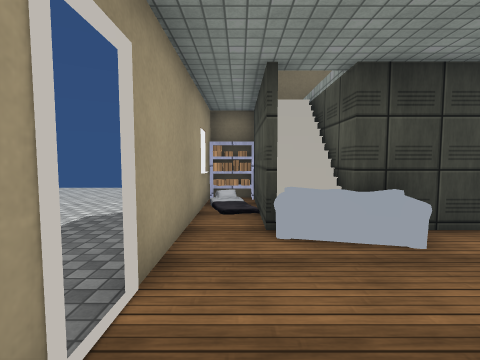
view 1 (above)

24 first-person views from a walk through a scene from a Unity 3-D project. The camera is 1.3 m above the floor, tilts 4° down and sees 85° across. The floor is counted in squares, 1 m on a side. Each view is taken from the middle of a square. On the plan, view 1 faces up. The plan holds only what a view shows up to about 13 squares ahead; the rest is blank. The place goes on beyond the plan. Door leaves are left out, so doorways stand open. Some surface patterns are stand-ins.

view 2
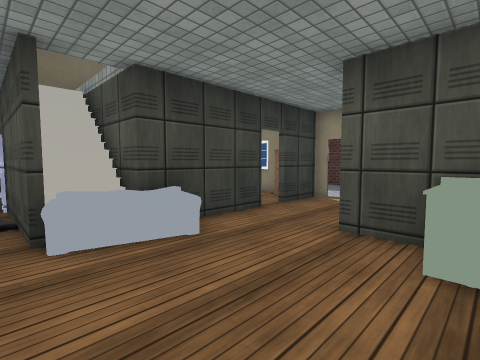

view 3
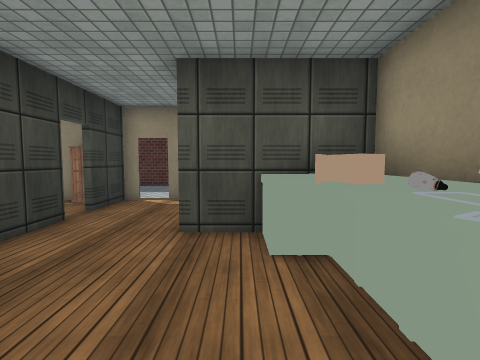

view 4
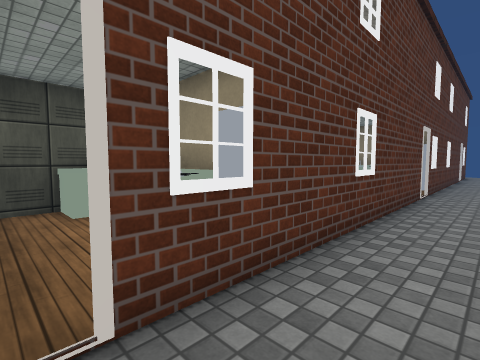

view 5
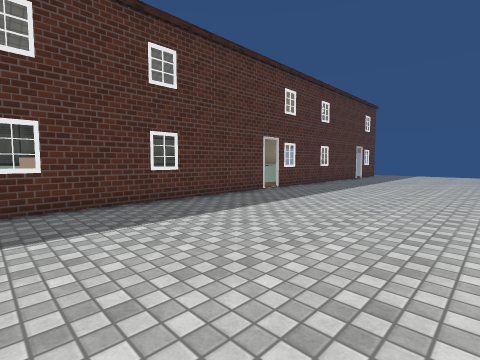

view 6
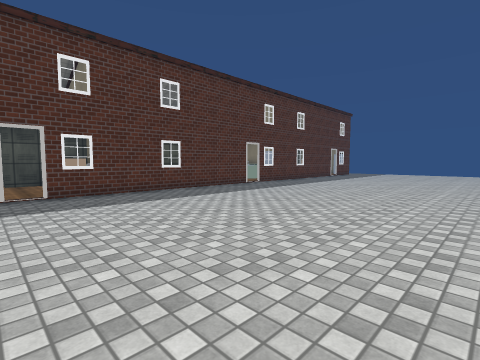

view 7
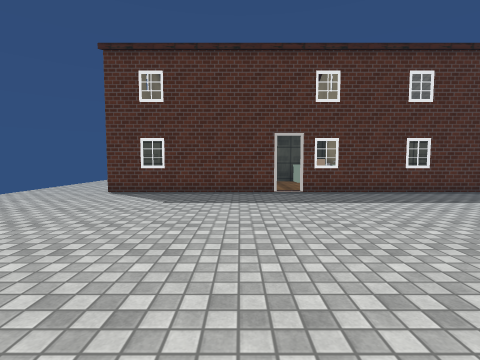

view 8
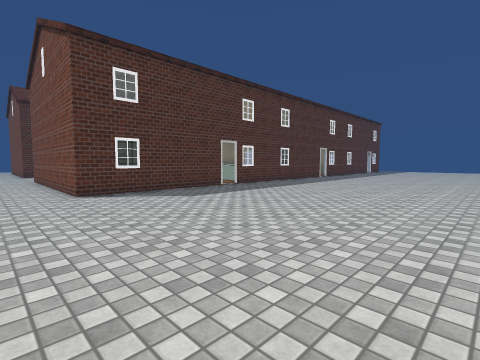

view 9
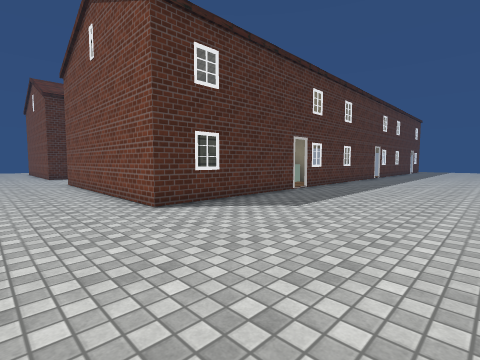

view 10
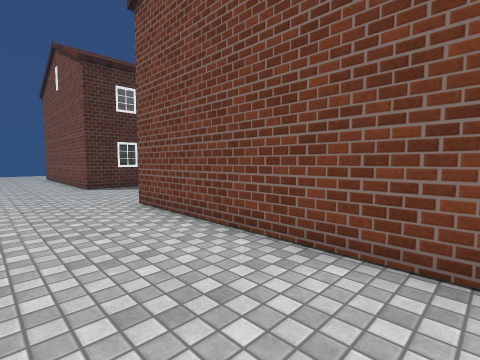

view 11
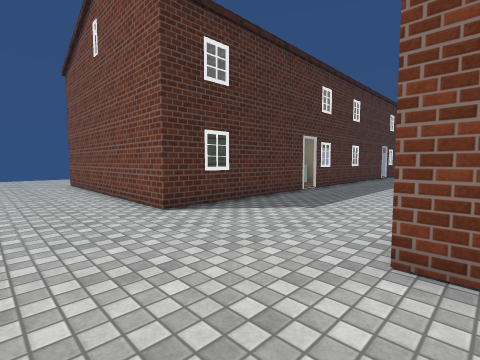

view 12
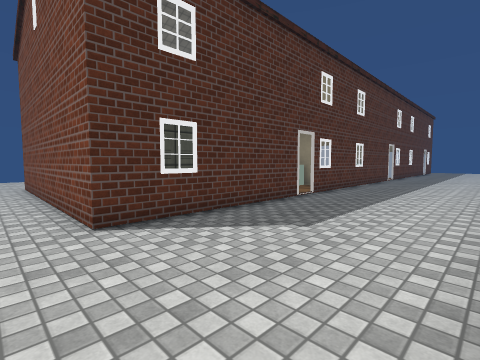

view 13
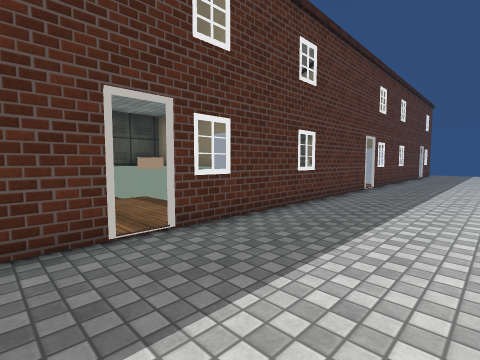

view 14
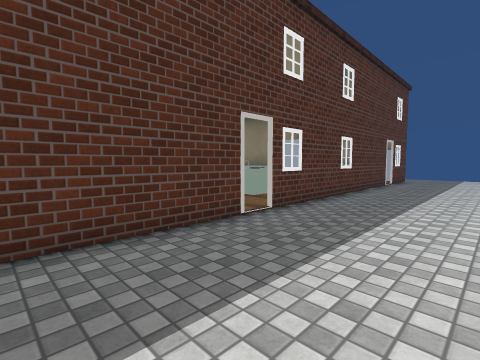

view 15
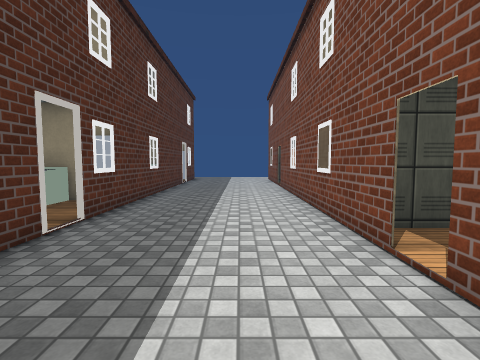

view 16
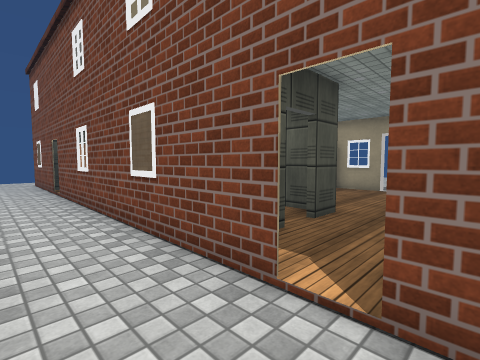

view 17
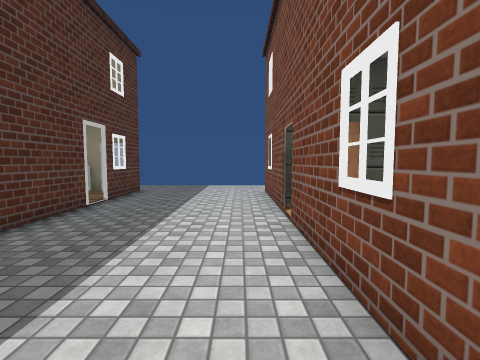

view 18
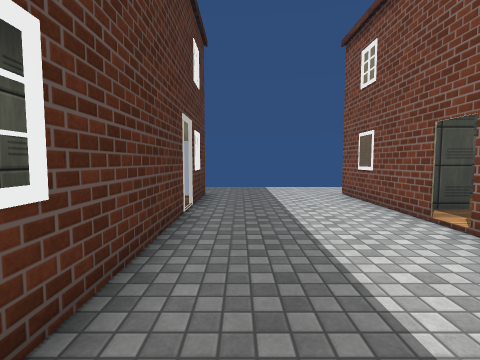

view 19
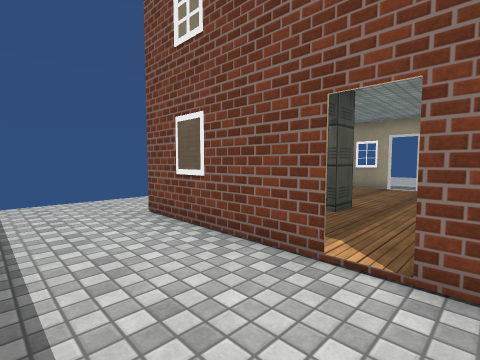

view 20
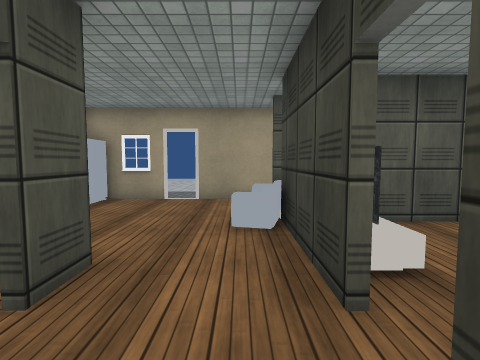

view 21
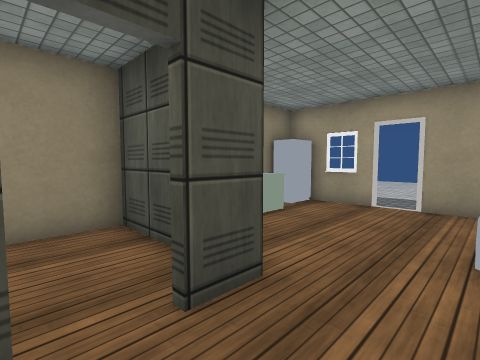

view 22
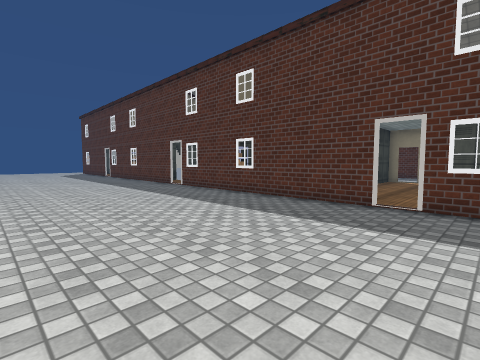

view 23
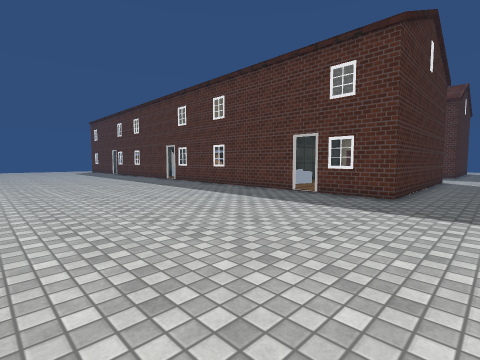

view 24
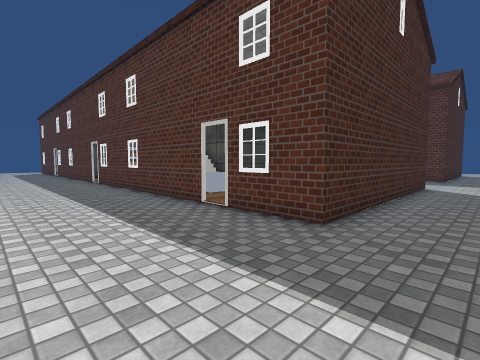

### Floor plan
Points are (right, up) in squares from view 1. A wall is a line through its corners. A room is listed if a view was taken in it or the views show most of it. See-through windows are left out.
Room 1 (views 1, 2, 3)
walls: (-1.1, 1.5) (-1.1, 1); (1.1, -1.4) (4.8, -1.4) (4.8, 2.1); (5.9, 4.9) (2.2, 4.9) (2.2, 6.7); (-1.1, 9.1) (-1.1, 2.4)
ways out: open door at (-1, 2) to room 2; open door at (6.3, 4.7) to room 2; opening at (6, 3); open door at (6.5, 2)
objects: fridge (0, -1); other object (1, -1); other object (1, 5); other object (1, 6); other object (2, -1) to (3, 0); other object (2, 0); kettle (3, -1); other object (3, 4); microwave (4, -1) to (4, 0)
Room 2 (views 4, 5, 6, 7, 8, 9, 10, 11, 12, 13, 14, 15, 16, 17, 18, 19, 22, 23, 24)
walls: (-1.1, -8.6) (-1.1, 1.5); (-1.1, 2.4) (-1.1, 9.5) (5.5, 9.5); (-1.1, -16.8) (-1.1, -19.6) (-1.1, -9.5); (8.9, -7.5) (8.9, -17.6); (8.9, -6) (8.9, -6.6); (5.9, -17.1) (2.2, -17.1) (2.2, -15.8); (7.2, -16.9) (7.7, -16.9); (4.7, -19.9) (5.9, -19.9); (0.5, 7.4) (0.5, 9.5); (8.9, -18.5) (8.9, -23.5) (4.4, -23.5); (4.8, -21.5) (4.8, -20.5); (14.4, -8.6) (14.4, 1.5); (-0.5, -23.5) (-1.1, -23.5) (-1.1, -20.5) (-1.1, -22.6); (14.4, 2.4) (14.4, 8.6); (8.4, 9.5) (9, 9.5); (14.4, -19.6) (14.4, -9.5); (14.4, -23.5) (14.4, -20.5); (15.4, 9.5) (20.5, 9.5)
ways out: open door at (-1, 2) to room 1; open door at (6.3, 4.7) to room 1; opening at (6, -19) to room 3; open door at (9, -18) to room 3; open door at (6.5, -20) to room 4; opening at (14, -13); opening at (14, -2); open door at (-1, -20); open door at (-1, -9); open door at (6.3, -17.3); open door at (9, -7); open door at (9, 4); open door at (14.5, -20); open door at (14.5, -9); open door at (14.5, 2)
objects: fridge (0, -23); shelf (0, 9); other object (1, -16); other object (2, -23) to (3, -22); other object (2, -22); other object (3, -18); bookshelf (8, -16) to (9, -16); bookshelf (8, 6) to (9, 6); fridge (15, -23) to (16, -23); other object (18, -22) to (20, -22)
Room 3 (views 20, 21)
walls: (6.9, -19.9) (8.6, -19.9)
ways out: opening at (6, -19) to room 2; open door at (9, -18) to room 2
Room 4 (no view inside)
walls: (4.9, -20.4) (4.9, -23.4) (6.8, -23.4)
ways out: open door at (6.5, -20) to room 2

Positions as (right, up) in squares from view 1, and headings:
1: (0, 0), facing up
2: (0, 0), facing up-right
3: (0, 1), facing right
4: (-3, 2), facing down-right
5: (-9, 1), facing down-right
6: (-12, 3), facing down-right
7: (-12, 4), facing right
8: (-12, 12), facing down-right
9: (-8, 13), facing down-right
10: (1, 13), facing down-right
11: (8, 13), facing down-right
12: (9, 11), facing down-right
13: (10, 4), facing down-right
14: (10, -4), facing down-right
15: (11, -4), facing down
16: (11, -6), facing down-left
17: (10, -12), facing down
18: (13, -13), facing down
19: (12, -17), facing down-left
20: (8, -18), facing left
21: (7, -18), facing down-left
22: (-9, -22), facing up-right
23: (-11, -26), facing up-right
24: (-6, -26), facing up-right
